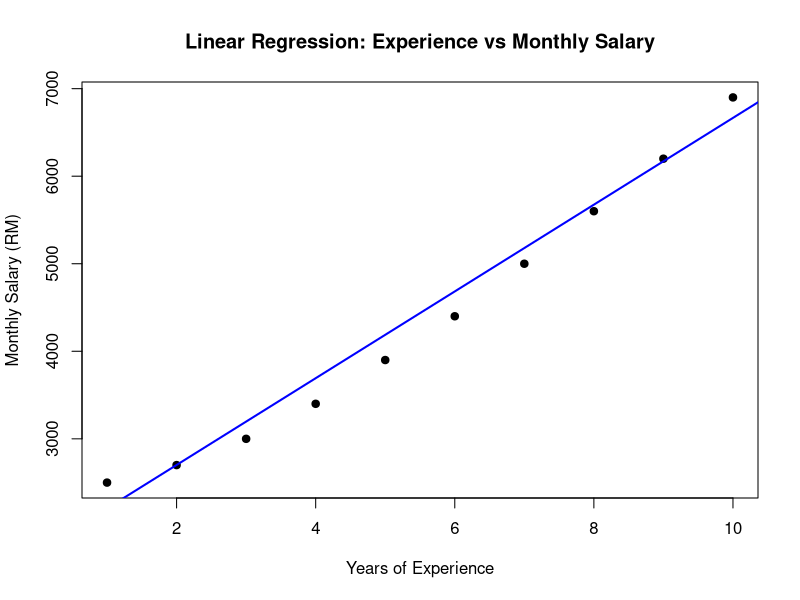

Source code (R):
experience <- c(1,2,3,4,5,6,7,8,9,10)
salary <- c(2500,2700,3000,3400,3900,4400,5000,5600,6200,6900)

data <- data.frame(experience, salary)

# View dataset
print(data)

# Split data into 70% training and 30% testing
set.seed(123)

train_index <- sample(1:nrow(data), size = 0.7 * nrow(data))

train_data <- data[train_index, ]
test_data <- data[-train_index, ]

# Display training and testing data
print("Training Data:")
print(train_data)

print("Testing Data:")
print(test_data)

# Create simple linear regression model
model <- lm(salary ~ experience, data = train_data)

# Show model summary
summary(model)

# Predict salary using test data
predicted_salary <- predict(model, newdata = test_data)

# Show predictions
print("Predicted Salaries:")
print(predicted_salary)

# Compare actual vs predicted
comparison <- data.frame(
  Experience = test_data$experience,
  Actual_Salary = test_data$salary,
  Predicted_Salary = predicted_salary
)

print("Actual vs Predicted Salary:")
print(comparison)

# Visualization: Scatter plot with regression line
plot(data$experience, data$salary,
     main = "Linear Regression: Experience vs Monthly Salary",
     xlab = "Years of Experience",
     ylab = "Monthly Salary (RM)",
     pch = 19)

# Add regression line
abline(model, col = "blue", lwd = 2)
